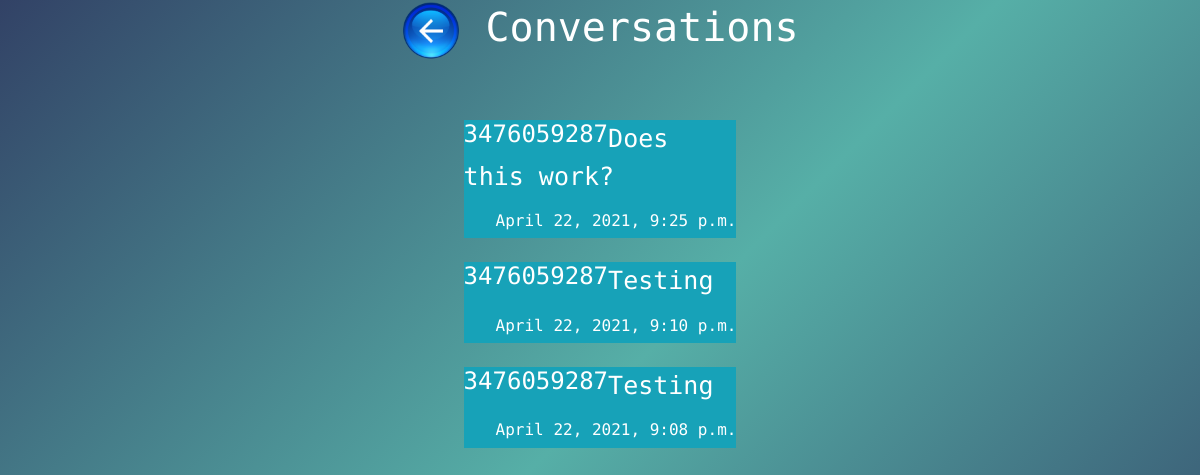
The page /Communication/Text-Section/Messages/ (signed in) on the database as committed earlier.
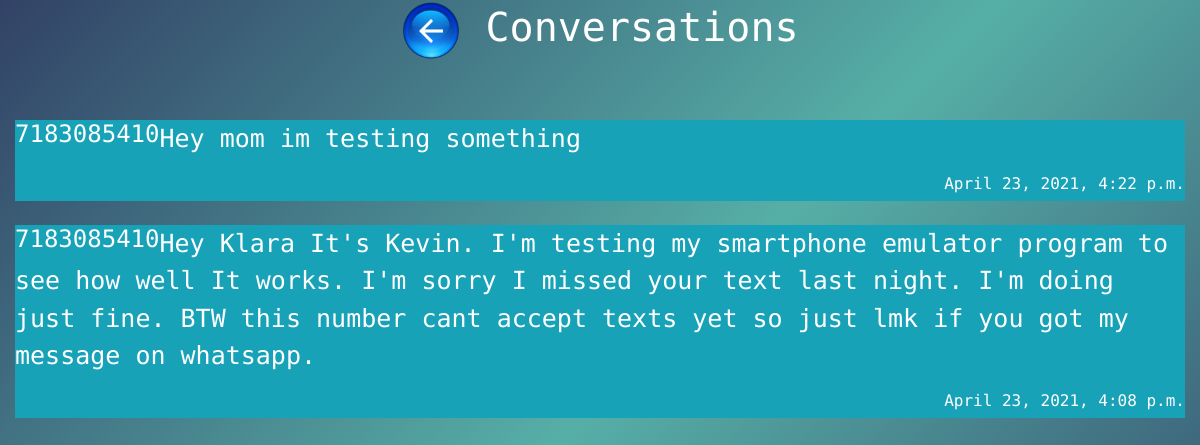
The same page on the database as committed later.
### Communication/models.py (models this page shows, shortened)
class Text(models.Model):
    texter1 = models.ForeignKey(User,on_delete=models.CASCADE,null=True)
    texter = models.CharField(max_length=50,null=True, blank = True)
    who = models.CharField(max_length=50,null=True)
    message = models.TextField(max_length=1000,null=False)
    time = models.DateTimeField(default = timezone.now)

### Communication/views.py (the view)
# urls.py: path("Text-Section/Messages/",views.ViewMessages.as_view(),name="messages"),
@method_decorator(login_required, name="dispatch")
class ViewMessages(ListView):
    model = Text
    template_name = "Communication/view-messages.html"
    context_object_name = "text"
    ordering = ['-time']

### Templates/Communication/view-messages.html (shortened to what this page needs)
{%load static%}
{%load crispy_forms_tags%}
<html lang="en" dir="ltr">
  <head>
    <link rel="stylesheet" href="{% static 'CSS/App.css' %}">
    <link rel="stylesheet" href="https://maxcdn.bootstrapcdn.com/bootstrap/4.0.0/css/bootstrap.min.css">
  </head>
  <body class="Home-Page">
    <h1>
      <a href="{%url "Communication:text-section"%}" class="back">
        <img src="{%static 'Images/back.png' %}" class="back">
      </a>
      Conversations</h1>
    <div class="container-fluid img-container">
      <div clas="rows">
        <div>
        {%for items in text%}
          {%if user.username == items.texter%}
            <a href="{%url "Communication:msg-conversation" items.who items.id%}" class="contact m-3">
              <section class="bg-info">
                <h4 style="float:left">{{items.who}}</h4>
                <p>{{items.message}}</p>
                <h6 style="float:right">{{items.time}}</h6>
              </section>
            </a><br>
          {%endif%}
        {%endfor%}
        </div>
      </div>
    </div>
  </body>
</html>

### static/CSS/App.css (style rules this page uses)
a:link { color:white; font-family: 'Encode Sans Condensed', sans-serif !important; }
h1,h2,h3,h4,h5,h6 { color:white !important; text-align: center; font-family: 'Encode Sans Condensed', sans-serif !important; }
p { color:white; font-family: 'Encode Sans Condensed', sans-serif !important; }
.Home-Page { font-family: 'Encode Sans Condensed', sans-serif !important; background-image: linear-gradient(-45deg,#324266,#56afa7,#324266); background-size:cover; background-position: center,center; background-repeat: no-repeat; animation-name: alternatin; animation-duration: 5s; animation-iteration-count: infinite; }
.img-container { display: flex; flex-direction: row; flex-wrap: wrap; justify-content:space-around; margin-top: 5%; }
a:link.back { text-decoration: none !important; }
a:link.contact { text-decoration: none !important; font-family: 'Encode Sans Condensed', sans-serif !important; font-size: 50px; color:white; }
img.back { width:60px; height:auto; }

### Templates/Communication/view-messages.html (style rules this page uses)
a:link >section { width:100%; float:right; }
p { font-size:25px }

Rows that differ between the two databases and show on the page:
removed Text: who "3476059287", message "Does this work?", time "April 22, 2021, 9:25 p.m."
removed Text: who "3476059287", message "Testing", time "April 22, 2021, 9:10 p.m."
removed Text: who "3476059287", message "Testing", time "April 22, 2021, 9:08 p.m."
added Text: who "7183085410", message "Hey mom im testing something", time "April 23, 2021, 4:22 p.m."
added Text: who "7183085410", message "Hey Klara It's Kevin. I'm testing my smartphone emulator program to see how well It works. I'm sorry I missed your text last night. I'm doing just fine. BTW this number cant accept texts yet so just lmk if you got my message on whatsapp.", time "April 23, 2021, 4:08 p.m."
